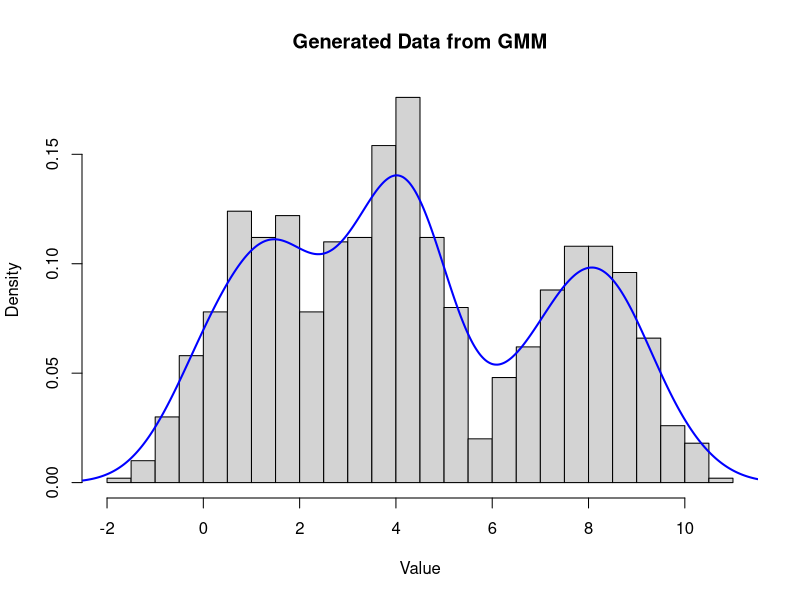

Write R code to recreate this figure.

set.seed(123)

#####################################################################################
# GMM Sampler

# Define parameters for the Gaussian Mixture Model
d = 3 	# Number of families (dimension of the simplex)
means = c(1, 4, 8)  # Mean values for each component
variances = c(1, 1, 1)  # Variances for each component
proportions = c(0.3, 0.4, 0.3)  # Proportions for each component

# Number of samples to generate
num_samples = 1000

# Generate data from the Gaussian Mixture Model
generate_gmm_sample = function(n, means, variances, proportions) {
  component = sample.int(length(means), n, replace = TRUE, prob = proportions)
  samples = numeric(n)
  families = numeric(n)
  for (i in 1:n) {
    samples[i] = rnorm(1, mean = means[component[i]], sd = sqrt(variances[component[i]]))
    families[i] = component[i]
  }
  return(list(samples = samples, families = families))
}

generated_data = generate_gmm_sample(num_samples, means, variances, proportions)

# Access generated samples and their corresponding families
generated_samples = generated_data$samples
component_families = generated_data$families
total_families = table(component_families)

# Plot the generated data
hist(generated_samples, breaks = 30, freq = FALSE, main = "Generated Data from GMM", xlab = "Value")
lines(density(generated_samples), col = "blue", lwd = 2)

#####################################################################################

# Gibbs sampler + MH
R = 1e4
burn_in = 1e3
C = matrix(NA, nrow = d, ncol = R)

c = c(0.1, 0.1, 0.8)
for(r in 1:(R + burn_in)){
	if(r%%1000 == 0 & r <= burn_in){
      print(paste("Warm-up: iteration:", r))
    } else if (r%%1000 == 0 & r > burn_in){
      print(paste("Sampling: iteration:", r-burn_in))
    }

	# Proposal from uniform d-simplex using Gibbs
	# TODO: make this into a function
	c_new = c
	lambda = runif(1)
	indices = sample(1:d, 2, replace = FALSE)
	i = indices[1]
	j = indices[2]
	c_new[i] = lambda * (c[i] + c[j])
	c_new[j] = (1-lambda) * (c[i] + c[j])

	# MH step
	log_rho = sum(total_families*log(c_new)) - sum(total_families*log(c))
	log_unif = log(runif(1))

	if(log_unif < min(0, log_rho)){
		c = c_new
	}

	# Store values after burnin done
	if(r > burn_in){
		C[, r - burn_in] = c
	}
}

#####################################################################################
# Proportional Coupling
